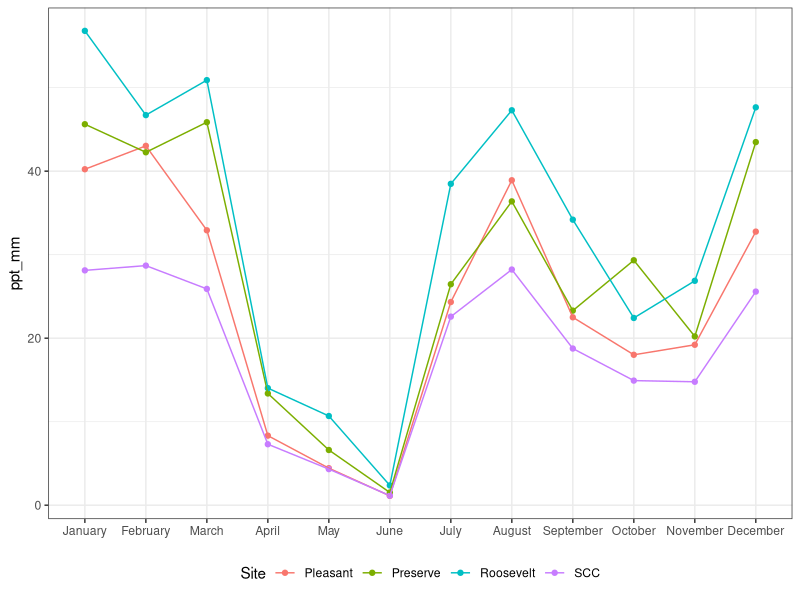
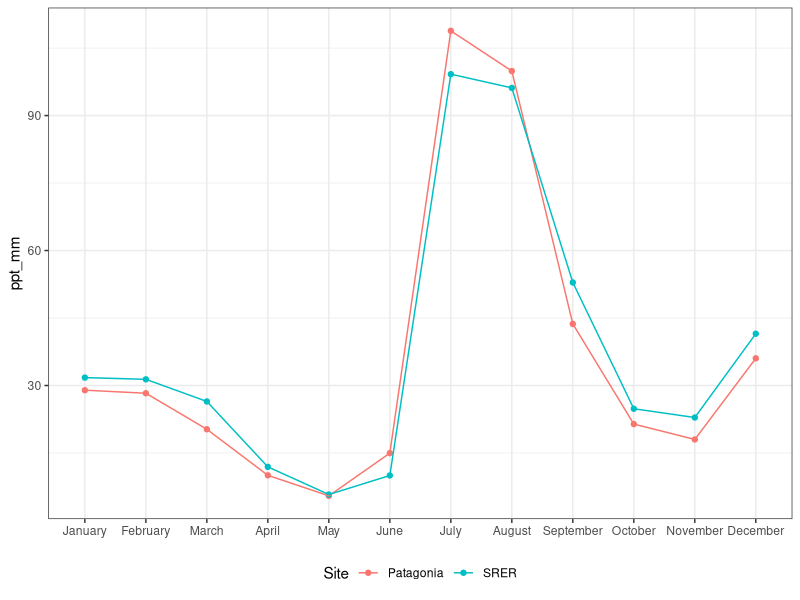
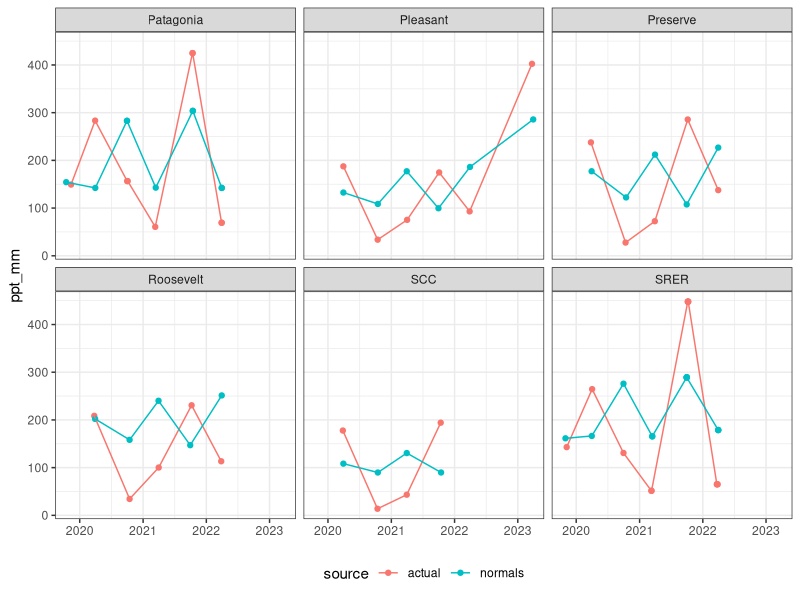
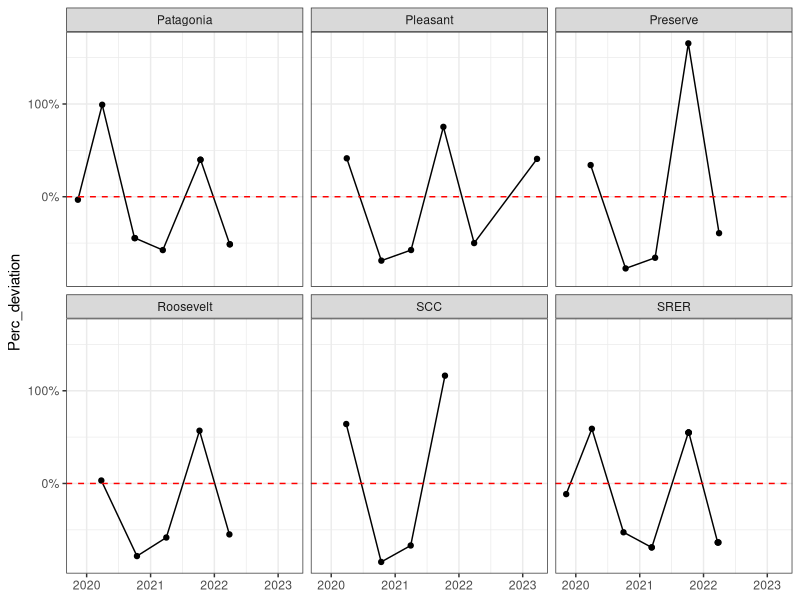
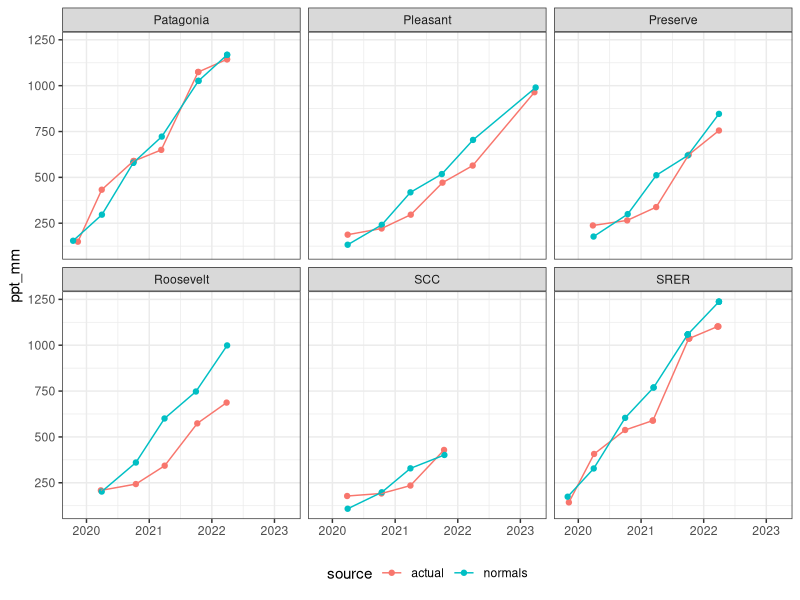
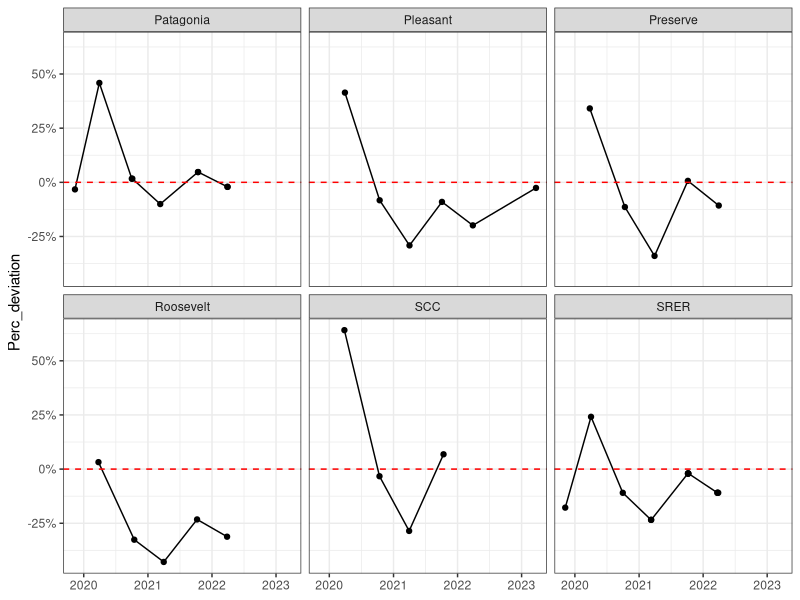

Source code (R) for these figures, in order: (Note: this script raises an error after producing the figures.)
# Created: 2025-01-31
# Last updated: 2025-01-31

# Purpose: Explore precip trends. Compare actual precip values (from PRISM daily values, see 03.1.R)
#   with 30-year normals. Actual precip is recorded as either cumulative precip
#   since seeding, or cumulative precip since the previous monitoring event. Because the time
#   interval between monitoring events and seeding differs by site, and because normals are
#   site- and and month-specific, each site must be dealt with on an individual basis 
#   to determine which normals months should be included for a (roughly equal) comparison.

# Normals must be "rounded" to the start of the month, the end of the month,
#   or mid-month, because normals are reported as annual or monthly. Hence, while the actual 
#   precip experienced is defined to the day, comparable normals are defined to the
#   half month. This also assumes that an even amount of rain falls in the first and
#   second half of the month. See 03.2.xlsx README tab for more explanation.


library(tidyverse)
library(readxl)
library(scales)

# Load data ---------------------------------------------------------------

ppt <- read_csv("Sonoran-data/cleaned/03.1_monitoring-events-with-PRISM-climate-data_clean.csv")
month.normal <- read_csv("Sonoran-data/cleaned/03.1_PRISM-month-normals-all-sites_clean.csv")
daily <- read_csv("Sonoran-data/cleaned/03.1_PRISM-daily-all-sites_clean.csv")
normals.since.raw <- read_xlsx("Sonoran-data/data-wrangling-intermediate/03.2_months-to-include-for-precip-normals-comparison.xlsx",
                               sheet = "since_last")
normals.cum.raw <- read_xlsx("Sonoran-data/data-wrangling-intermediate/03.2_months-to-include-for-precip-normals-comparison.xlsx",
                             sheet = "cum")



# Explore monthly normals -------------------------------------------------

# Order months
month.normal.graph <- month.normal |> 
  filter(Date != "Annual") |> 
  mutate(Date = factor(Date, levels = c("January", "February", "March", "April", "May",
                                        "June", "July", "August", "September", "October",
                                        "November", "December")))

# Sonoran Central
#   Bimodal: July-Sept, Dec-March (summer and winter rains roughly equal)
month.normal.graph |> 
  filter(Region == "Sonoran Central") |> 
  ggplot(aes(x = Date, y = ppt_mm, color = Site, group = Site)) +
  geom_point() +
  geom_line() +
  xlab(NULL) +
  theme_bw() +
  theme(legend.position = "bottom")

# Sonoran SE
#   Slightly bimodal: most rain July-Sept, some rain Dec-March
month.normal.graph |> 
  filter(Region == "Sonoran SE") |> 
  ggplot(aes(x = Date, y = ppt_mm, color = Site, group = Site)) +
  geom_point() +
  geom_line() +
  xlab(NULL) +
  theme_bw() +
  theme(legend.position = "bottom")



# Precip since last monitoring event --------------------------------------

## Since_last data wrangling -----------------------------------------------

# pivot_longer() and convert NAs to 0 (blank cells are 0)
normals.since <- normals.since.raw |> 
  select(-Seed_month_estimate, -Monitor_month_estimate) |> 
  pivot_longer(cols = c("Annual", "January", "February", "March", "April", "May",
                        "June", "July", "August", "September", "October",
                        "November", "December"),
               names_to = "Date",
               values_to = "include") 
normals.since$include[is.na(normals.since$include)] <- 0

# Add normals values
normals.since <- normals.since |> 
  left_join(month.normal) |> 
  select(-tmin, -tmax, -tmean) 

# Multiply include * ppt_mm for new ppt_mm value
#   "include" column is the amount of times that month/annual should be included
normals.since <- normals.since |> 
  mutate(ppt_mm = include * ppt_mm) |> 
  select(-include)

# Sum normals precip
normals.since <- normals.since |> 
  select(-Date_Seeded, -Date_Monitored) |> 
  mutate(SiteDateID = as.character(SiteDateID)) |> 
  group_by(Region, Site, SiteDateID, Seed_estimate, Monitor_estimate) |> 
  summarise(ppt_mm = sum(ppt_mm),
            .groups = "keep") |> 
  mutate(SiteDateID = as.numeric(SiteDateID)) 

# Add normals to actual precip values (Since_last_precip from ppt) to graph together
#   Rename normals columns to match and add "source" col to note they are normals
normals.since.bind <- normals.since |> 
  rename(Date_Seeded = Seed_estimate,
         Date_Monitored = Monitor_estimate) |> 
  mutate(source = "normals")
since.long <- ppt |> 
  select(Region, Site, Date_Seeded, Date_Monitored, SiteDateID, Since_last_precip) |> 
  rename(ppt_mm = Since_last_precip) |> 
  mutate(source = "actual") |> 
  bind_rows(normals.since.bind)


# Find percent deviation from normals
since.pd <- ppt |> 
  select(Region, Site, SiteDateID, Date_Seeded, Date_Monitored, Since_last_precip) |> 
  left_join(normals.since) |> 
  mutate(Perc_deviation = (Since_last_precip - ppt_mm) / ppt_mm,
         Deviation_mm = ppt_mm - Since_last_precip)



## Since_last graph --------------------------------------------------------

# All sites
since.long |> 
  ggplot(aes(x = Date_Monitored, y = ppt_mm, color = source)) +
  geom_point() +
  geom_line() +
  facet_wrap(~Site) +
  xlab(NULL) +
  theme_bw() +
  theme(legend.position = "bottom") 

since.pd |> 
  ggplot(aes(x = Date_Monitored, y = Perc_deviation)) +
  geom_point() +
  geom_line() +
  facet_wrap(~Site) +
  xlab(NULL) +
  theme_bw() +
  scale_y_continuous(labels = percent) +
  geom_hline(yintercept = 0,
             linetype = "dashed",
             color = "red")




# Cumulative precip since seeding -----------------------------------------

## Cumulative data wrangling -----------------------------------------------

# pivot_longer() and convert NAs to 0 (blank cells are 0)
normals.cum <- normals.cum.raw |> 
  select(-Seed_month_estimate, -Monitor_month_estimate) |> 
  pivot_longer(cols = c("Annual", "January", "February", "March", "April", "May",
                        "June", "July", "August", "September", "October",
                        "November", "December"),
               names_to = "Date",
               values_to = "include") 
normals.cum$include[is.na(normals.cum$include)] <- 0

# Add normals values
normals.cum <- normals.cum |> 
  left_join(month.normal) |> 
  select(-tmin, -tmax, -tmean) 

# Multiply include * ppt_mm for new ppt_mm value
#   "include" column is the amount of times that month/annual should be included
normals.cum <- normals.cum |> 
  mutate(ppt_mm = include * ppt_mm) |> 
  select(-include)

# Sum normals precip
normals.cum <- normals.cum |> 
  select(-Date_Seeded, -Date_Monitored) |> 
  mutate(SiteDateID = as.character(SiteDateID)) |> 
  group_by(Region, Site, SiteDateID, Seed_estimate, Monitor_estimate) |> 
  summarise(ppt_mm = sum(ppt_mm),
            .groups = "keep") |> 
  mutate(SiteDateID = as.numeric(SiteDateID)) 

# Add normals to actual precip values (Cum_precip from ppt) to graph together
#   Rename normals columns to match and add "source" col to note they are normals
normals.cum.bind <- normals.cum |> 
  rename(Date_Seeded = Seed_estimate,
         Date_Monitored = Monitor_estimate) |> 
  mutate(source = "normals")
cum.long <- ppt |> 
  select(Region, Site, Date_Seeded, Date_Monitored, SiteDateID, Cum_precip) |> 
  rename(ppt_mm = Cum_precip) |> 
  mutate(source = "actual") |> 
  bind_rows(normals.cum.bind)

# Find percent change (deviation from normals)
cum.pd <- ppt |> 
  select(Region, Site, SiteDateID, Date_Seeded, Date_Monitored, Cum_precip) |> 
  left_join(normals.cum) |> 
  mutate(Perc_deviation = (Cum_precip - ppt_mm) / ppt_mm,
         Deviation_mm = ppt_mm - Cum_precip)



## Cumulative graph --------------------------------------------------------

# All sites
#   Actuals vs normals (mm of precip)
cum.long |> 
  ggplot(aes(x = Date_Monitored, y = ppt_mm, color = source)) +
  geom_point() +
  geom_line() +
  facet_wrap(~Site) +
  xlab(NULL) +
  theme_bw() +
  theme(legend.position = "bottom") 

#   Percent deviation
cum.pd |> 
  ggplot(aes(x = Date_Monitored, y = Perc_deviation)) +
  geom_point() +
  geom_line() +
  facet_wrap(~Site) +
  xlab(NULL) +
  theme_bw() +
  scale_y_continuous(labels = percent) +
  geom_hline(yintercept = 0,
             linetype = "dashed",
             color = "red")





# Write to CSV ------------------------------------------------------------

write_csv(since.pd,
          file = "Sonoran-data/cleaned/03.2_since-last-precip_percent-deviation-from-norm_clean.csv")

write_csv(cum.pd,
          file = "Sonoran-data/cleaned/03.2_cumulative-precip_percent-deviation-from-norm_clean.csv")


save.image("Sonoran-RData/03.2_explore-precip-trends.RData")

